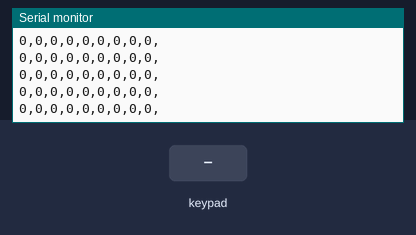
This sketch was run on a simulated ESP32. Shown: the last lines printed to the serial monitor. The test bench sets the inputs (shaded band). Nothing arrives over Bluetooth unless stated.

Above: at 1.2 s.
1.3 s: key 'U' pressed
2.8 s: key 'D' pressed
4.3 s: key 'L' pressed
5.8 s: key 'O' pressed
At 5.91 s:
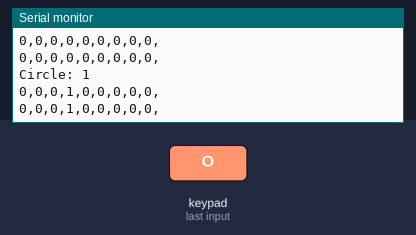
7.3 s: key 'S' pressed
8.8 s: key 'T' pressed
At 8.92 s:
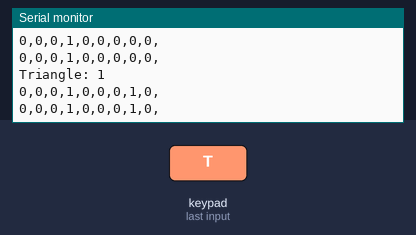

Measured:
- after the input at 5.8 s, the serial monitor: prints a new line at once (image 1)
- after the input at 8.8 s, the serial monitor: prints a new line at once (image 2)

The sketch:

Main_ESP32_Trans.ino
```cpp
#include <ps5Controller.h>

bool toggle[16] = {false, false, false, false, false, false, false, false, false, false, false, false, false, false, false, false};

unsigned long previousMillis = 0;
const long interval = 100;

int clutch_percent = ps5.L2() * 100 / 255;

void onConnect() {
  Serial.println("Connected!.");
}

void onDisConnect() {
  Serial.println("Disconnected!.");
}

void onEvent() {
  if(ps5.event.button_down.square) {
    toggle[0] = !toggle[0];
    Serial.print("Square: ");
    Serial.println(toggle[0]);
  }
  if(ps5.event.button_down.triangle) {
    toggle[1] = !toggle[1];
    Serial.print("Triangle: ");
    Serial.println(toggle[1]);
  }
  if(ps5.event.button_down.circle) {
    toggle[2] = !toggle[2];
    Serial.print("Circle: ");
    Serial.println(toggle[2]);
  }

  if(ps5.event.button_down.l1) {
    toggle[4] = !toggle[4];
    Serial.print("L1: ");
    Serial.println(toggle[4]);
  }
  if(ps5.event.button_down.r1) {
    toggle[6] = !toggle[6];
    Serial.print("R1: ");
    Serial.println(toggle[6]);
  }
  if(ps5.event.button_down.share) {
    toggle[8] = !toggle[8];
    Serial.print("Share: ");
    Serial.println(toggle[8]);
  }
  if(ps5.event.button_down.ps) {
    toggle[10] = !toggle[10];
    Serial.print("PS: ");
    Serial.println(toggle[10]);
  }
  if(ps5.event.button_down.touchpad) {
    toggle[11] = !toggle[11];
    Serial.print("Touchpad: ");
    Serial.println(toggle[11]);
  }
  if(ps5.event.button_down.up) {
    toggle[12] = !toggle[12];
    Serial.print("Up: ");
    Serial.println(toggle[12]);
  }
  if(ps5.event.button_down.down) {
    toggle[13] = !toggle[13];
    Serial.print("Down: ");
    Serial.println(toggle[13]);
  }
  if(ps5.event.button_down.left) {
    toggle[14] = !toggle[14];
    Serial.print("Left: ");
    Serial.println(toggle[14]);
  }
  if(ps5.event.button_down.options) {
    toggle[15] = !toggle[15];
    Serial.print("Option: ");
    Serial.println(toggle[15]);
  }
}

void setup() {
  Serial.begin(115200);
  Serial1.begin(115200);
  ps5.attachOnConnect(onConnect);
  ps5.attachOnDisconnect(onDisConnect);
  ps5.attach(onEvent);
  ps5.begin("A0:FA:9C:AF:72:48"); // เปลี่ยนเป็น MAC ของ PS5 Controller
  Serial.println("Bluetooth Ready.");
}

void loop() {
  int leftX = ps5.LStickX();
  int leftY = ps5.LStickY();
  int rightX = ps5.RStickX();
  int rightY = ps5.RStickY();
  int gripper_waepon = toggle[2];
  int Square = ps5.Square();
  //ps5.Cross();
  int slow_mode = ps5.L2();
  int manual_rack_down = ps5.R2();
  int L1 = ps5.L1();
  int manual_rack_up = ps5.R1();
  int mode = toggle[15]; //Option
  int weapon_180 = ps5.Triangle();
  int weapon_gripingfromrack = ps5.Cross();
  // int Cross = ps5.Cross();
  // int Left = ps5.Left();
  // int Right = ps5.Right();
  // int Options = ps5.Options();
  int touchpad = toggle[11];
  //int Share = ps5.Share();
  if (weapon_180 ==1 && weapon_gripingfromrack ==1){
    weapon_180 = 0 ;
    weapon_gripingfromrack = 0;
  }

String messageToSend = String(leftX) + "," + //String(rightY) TURN
                       String(leftY)+ "," + //speed
                       String(rightX) + "," + //stafe
                       String(gripper_waepon) + "," +  //Circle
                       String(slow_mode) + "," +  //L2
                       String(manual_rack_down) + "," + // R2
                       String(manual_rack_up) + "," + //R1
                       String(weapon_180) + "," +//สามเหลี่ยม
                       String(weapon_gripingfromrack) + "," + "\n";

  Serial.print(messageToSend);
  Serial1.print(messageToSend);


  delay(60);

  // set mode color
  // if(touchpad == 0){
  //   ps5.setLed(0, 0, 255);
  //   ps5.sendToController();
  // }
  // else if(touchpad == 1){
  //   ps5.setLed(255, 0, 0);
  //   ps5.sendToController();
  // }
}
```
